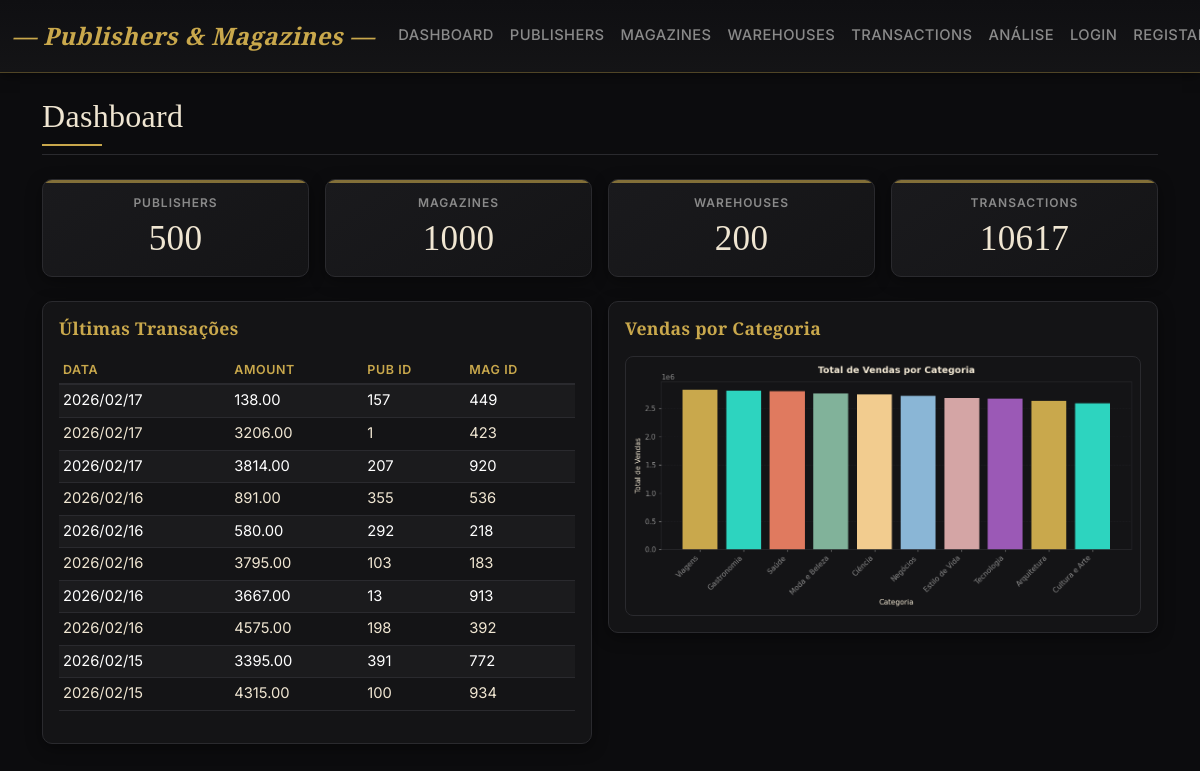
/dashboard, run on the app's committed database.
### tables this page shows
CREATE TABLE "transactions" (
"transaction_date" TEXT,
  "amount" REAL,
  "publisher_id" INTEGER,
  "magazine_id" INTEGER,
  "warehouses_id" REAL
);

### flask_app.py (the view)
@app.route("/dashboard")
def dashboard():
    df_pub = query_df("SELECT * FROM publishers")
    df_mag = query_df("SELECT * FROM magazines")
    df_wh = query_df("SELECT * FROM warehouses")
    df_tx = query_df("SELECT * FROM transactions")
    df_tx_mag = df_tx.merge(df_mag, on="magazine_id", how="left")
    sales = df_tx_mag.groupby("magazine_category")["amount"].sum().reset_index().sort_values("amount", ascending=False)
    fig, ax = plt.subplots(figsize=(10, 5))
    colors = [PALETTE[i % len(PALETTE)] for i in range(len(sales))]
    bars = ax.bar(sales["magazine_category"], sales["amount"], color=colors, edgecolor="none")
    ax.set_title("Total de Vendas por Categoria", pad=12)
    ax.set_xlabel("Categoria")
    ax.set_ylabel("Total de Vendas")
    ax.yaxis.grid(True, linestyle="--", alpha=0.4)
    ax.set_axisbelow(True)
    plt.setp(ax.xaxis.get_majorticklabels(), rotation=45, ha="right")
    fig.tight_layout()
    chart_cat = fig_to_base64(fig)
    return render_template(
        "dashboard.html",
        publishers=len(df_pub),
        magazines=len(df_mag),
        warehouses=len(df_wh),
        transactions=len(df_tx),
        latest=df_tx.sort_values("transaction_date", ascending=False).head(10).to_dict("records"),
        chart_cat=chart_cat,
    )

### flask_app.py (called while the page is built)
def get_conn():
    return sqlite3.connect(str(DB_PATH))

def query_df(query, params=()):
    conn = get_conn()
    df = pd.read_sql_query(query, conn, params=params)
    conn.close()
    return df

def fig_to_base64(fig):
    buf = io.BytesIO()
    fig.savefig(buf, format="png", bbox_inches="tight")
    buf.seek(0)
    img = base64.b64encode(buf.read()).decode("utf-8")
    buf.close()
    plt.close(fig)
    return img

### templates/dashboard.html (shortened to what this page needs)
{% extends "base.html" %}
{% block content %}
<h2 class="mb-4">Dashboard</h2>
<div class="row g-3 mb-4">
    <div class="col-md-3">
        <div class="card metric-card p-3 text-center">
            <h5>Publishers</h5>
            <h2>{{ publishers }}</h2>
        </div>
    </div>
    <div class="col-md-3">
        <div class="card metric-card p-3 text-center">
            <h5>Magazines</h5>
            <h2>{{ magazines }}</h2>
        </div>
    </div>
    <div class="col-md-3">
        <div class="card metric-card p-3 text-center">
            <h5>Warehouses</h5>
            <h2>{{ warehouses }}</h2>
        </div>
    </div>
    <div class="col-md-3">
        <div class="card metric-card p-3 text-center">
            <h5>Transactions</h5>
            <h2>{{ transactions }}</h2>
        </div>
    </div>
</div>
<div class="row g-3">
    <div class="col-md-6">
        <div class="card p-3">
            <h5>Últimas Transações</h5>
            <div class="table-responsive">
                <table class="table table-sm table-striped">
                    <thead><tr><th>Data</th><th>Amount</th><th>Pub ID</th><th>Mag ID</th></tr></thead>
                    <tbody>
                        {% for row in latest %}
                        <tr>
                            <td>{{ row.transaction_date }}</td>
                            <td>{{ "%.2f"|format(row.amount) }}</td>
                            <td>{{ row.publisher_id }}</td>
                            <td>{{ row.magazine_id }}</td>
                        </tr>
                        {% endfor %}
                    </tbody>
                </table>
            </div>
        </div>
    </div>
    <div class="col-md-6">
        <div class="card p-3">
            <h5>Vendas por Categoria</h5>
            <img class="chart-img" alt="Vendas por categoria">
        </div>
    </div>
</div>
{% endblock %}

### templates/base.html (shortened to what this page needs)
<!DOCTYPE html>
<html lang="pt" data-bs-theme="dark">
<head>
    <link href="https://cdn.jsdelivr.net/npm/bootstrap@5.3.2/dist/css/bootstrap.min.css" rel="stylesheet">
    <link href="{{ url_for('static', filename='css/style.css') }}" rel="stylesheet">
</head>
<body>
    <nav class="navbar navbar-expand-lg">
        <div class="container-fluid">
            <a class="navbar-brand" href="{{ url_for('dashboard') }}">&mdash; Publishers & Magazines &mdash;</a>
            <div class="collapse navbar-collapse" id="navMenu">
                <ul class="navbar-nav me-auto">
                    <li class="nav-item"><a class="nav-link" href="{{ url_for('dashboard') }}">Dashboard</a></li>
                    <li class="nav-item"><a class="nav-link" href="{{ url_for('publishers') }}">Publishers</a></li>
                    <li class="nav-item"><a class="nav-link" href="{{ url_for('magazines') }}">Magazines</a></li>
                    <li class="nav-item"><a class="nav-link" href="{{ url_for('warehouses') }}">Warehouses</a></li>
                    <li class="nav-item"><a class="nav-link" href="{{ url_for('transactions') }}">Transactions</a></li>
                    <li class="nav-item"><a class="nav-link" href="{{ url_for('analysis') }}">Análise</a></li>
                </ul>
                <ul class="navbar-nav">
                    {% if current_user.is_authenticated %}
                    <li class="nav-item dropdown">
                        <a class="nav-link dropdown-toggle" href="#" id="userDropdown" role="button" data-bs-toggle="dropdown" style="color: var(--accent-gold) !important; font-family: var(--font-serif); font-style: italic;">
                            {{ current_user.username }}
                        </a>
                        <ul class="dropdown-menu dropdown-menu-end" aria-labelledby="userDropdown">
                            <li><a class="dropdown-item" href="{{ url_for('logout') }}">Logout</a></li>
                        </ul>
                    </li>
                    {% else %}
                    <li class="nav-item"><a class="nav-link" href="{{ url_for('login') }}">Login</a></li>
                    <li class="nav-item"><a class="nav-link" href="{{ url_for('register') }}">Registar</a></li>
                    {% endif %}
                </ul>
            </div>
        </div>
    </nav>
    <div class="container py-4">
        {% block content %}{% endblock %}
    </div>
</body>
</html>

### static/css/style.css (style rules this page uses)
:root { --bg-body: #0c0c0e; --bg-card: #141416; --bg-elevated: #1a1a1d; --border-subtle: #2a2a2e; --border-gold: rgba(201, 168, 76, 0.35); --text-primary: #f0e6d2; --text-secondary: #8a8a8a; --accent-gold: #c9a84c; --accent-gold-hover: #ddb660; --accent-teal: #2dd4bf; --accent-coral: #e07a5f; --accent-sage: #81b29a; --font-serif: 'Playfair Display', Georgia, serif; --font-sans: 'Inter', system-ui, sans-serif; }
body { background-color: var(--bg-body); color: var(--text-primary); font-family: var(--font-sans); line-height: 1.6; }
h1, h2, h3, h4, h5, h6, .h1, .h2, .h3, .h4, .h5, .h6 { font-family: var(--font-serif); color: var(--text-primary); letter-spacing: 0.3px; }
h2 { border-bottom: 1px solid var(--border-subtle); padding-bottom: 0.5rem; margin-bottom: 1.5rem; }
h2::after { content: ''; display: block; width: 60px; height: 2px; background: var(--accent-gold); margin-top: 0.5rem; }
.navbar { background: linear-gradient(180deg, #0f0f12 0%, #141416 100%); border-bottom: 1px solid var(--border-gold); box-shadow: 0 2px 12px rgba(0, 0, 0, 0.5); padding-top: 0.75rem; padding-bottom: 0.75rem; }
.navbar-brand { font-family: var(--font-serif); font-size: 1.5rem; font-weight: 600; font-style: italic; color: var(--accent-gold) !important; letter-spacing: 0.5px; }
.nav-link { color: var(--text-secondary) !important; font-weight: 500; font-size: 0.92rem; letter-spacing: 0.4px; text-transform: uppercase; transition: color 0.2s ease; }
.card { background-color: var(--bg-card); border: 1px solid var(--border-subtle); border-radius: 10px; box-shadow: 0 4px 16px rgba(0, 0, 0, 0.4); transition: transform 0.2s ease, box-shadow 0.2s ease, border-color 0.2s ease; }
.card h5 { font-family: var(--font-serif); font-weight: 600; color: var(--accent-gold); margin-bottom: 1rem; font-size: 1.1rem; }
.metric-card { background: linear-gradient(145deg, #1a1a1d, #141416); border: 1px solid var(--border-subtle); color: var(--text-primary); position: relative; overflow: hidden; }
.metric-card::before { content: ''; position: absolute; top: 0; left: 0; right: 0; height: 3px; background: var(--accent-gold); opacity: 0.6; }
.metric-card h5 { color: var(--text-secondary); font-family: var(--font-sans); text-transform: uppercase; font-size: 0.75rem; letter-spacing: 1px; margin-bottom: 0.5rem; }
.metric-card h2 { font-family: var(--font-serif); font-size: 2.2rem; margin: 0; border: none; padding: 0; color: var(--text-primary); }
.metric-card h2::after { display: none; }
.table { --bs-table-bg: transparent; --bs-table-color: var(--text-primary); --bs-table-border-color: var(--border-subtle); --bs-table-striped-bg: rgba(255, 255, 255, 0.03); --bs-table-hover-bg: rgba(201, 168, 76, 0.06); font-size: 0.92rem; }
.table thead th { font-family: var(--font-sans); text-transform: uppercase; font-size: 0.78rem; letter-spacing: 0.6px; color: var(--accent-gold); border-bottom: 2px solid var(--border-subtle); font-weight: 600; }
.chart-img { max-width: 100%; border-radius: 8px; border: 1px solid var(--border-subtle); background-color: var(--bg-card); padding: 4px; }
a { color: var(--accent-teal); text-decoration: none; transition: color 0.2s ease; }

### data on the page
transactions: transaction_date "2026/02/17", amount "138.00", publisher_id "157", magazine_id "449"
transactions: transaction_date "2026/02/17", amount "3206.00", publisher_id "1", magazine_id "423"
transactions: transaction_date "2026/02/16", amount "580.00", publisher_id "292", magazine_id "218"
transactions: transaction_date "2026/02/16", amount "3795.00", publisher_id "103", magazine_id "183"

### other printed values
{{ publishers }} "500"
{{ magazines }} "1000"
{{ warehouses }} "200"
{{ transactions }} "10617"
{{ row.transaction_date }} "2026/02/17" "2026/02/16" "2026/02/16" "2026/02/16" "2026/02/15" "2026/02/15"
{{ "%.2f"|format(row.amount) }} "3814.00" "891.00" "3667.00" "4575.00" "3395.00" "4315.00"
{{ row.publisher_id }} "207" "355" "13" "198" "391" "100"
{{ row.magazine_id }} "920" "536" "913" "392" "772" "934"
